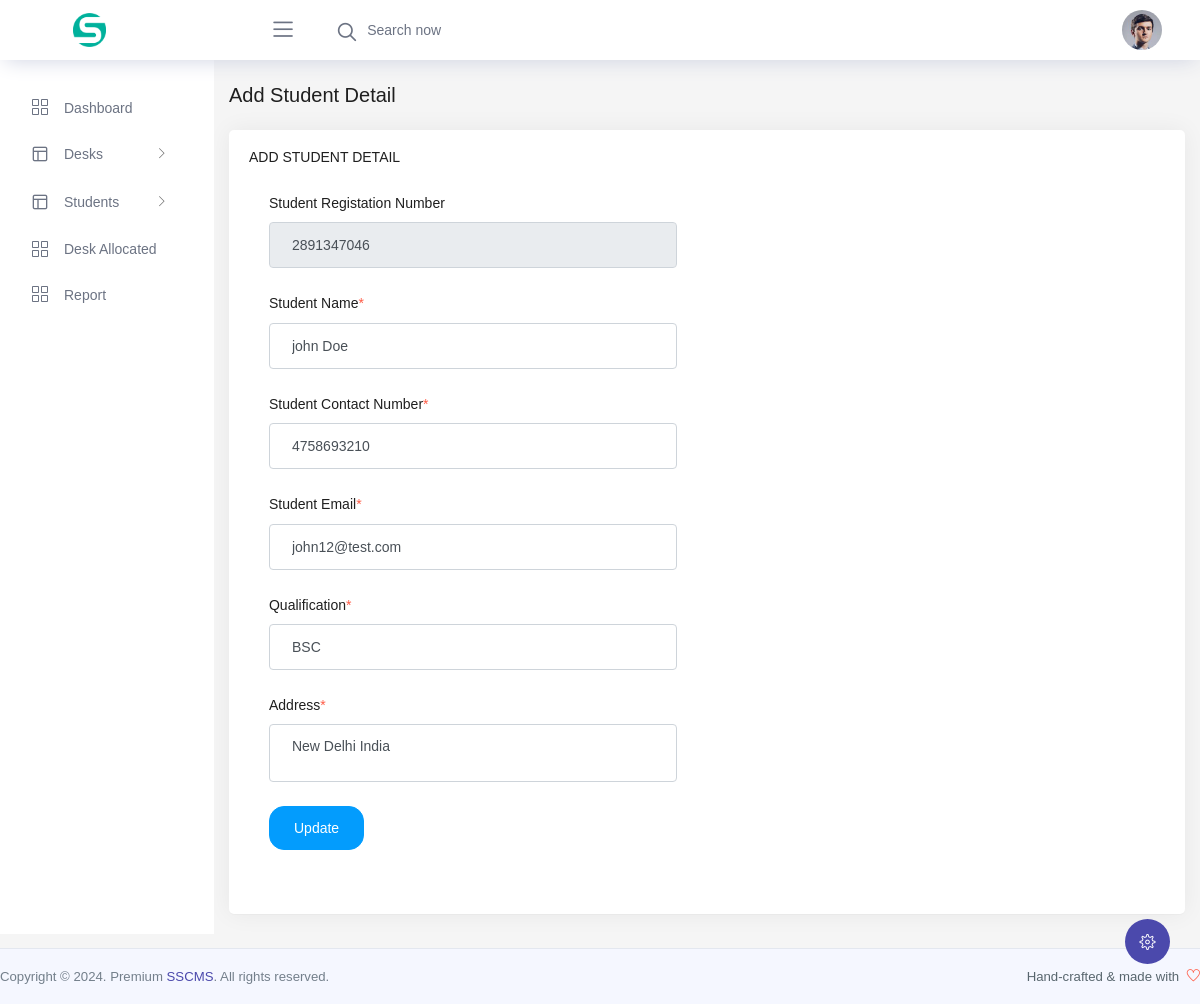
/sscms/admin/edit-student.php?stdid=2 (signed in), run on the app's committed database.
### tables this page shows
CREATE TABLE `tblstudents` (
  `id` int(11) NOT NULL,
  `registrationNumber` bigint(12) DEFAULT NULL,
  `studentName` varchar(150) DEFAULT NULL,
  `studentContactNo` bigint(12) DEFAULT NULL,
  `studentEmailId` varchar(120) DEFAULT NULL,
  `studentQualification` varchar(200) DEFAULT NULL,
  `studentAddress` mediumtext DEFAULT NULL,
  `regDate` timestamp NULL DEFAULT current_timestamp(),
  `isActive` int(11) DEFAULT NULL,
  `isDeskAssign` char(1) DEFAULT NULL
);

### sscms/admin/edit-student.php (the view, shortened to what this page needs)
<?php
include('includes/dbconnection.php');
if (strlen($_SESSION['sscmsaid']==0)) {
  header('location:logout.php');
  } else{
?>
<!doctype html>
<html lang="en">
    <head>
  <link rel="stylesheet" href="../vendors/feather/feather.css">
  <link rel="stylesheet" href="../vendors/ti-icons/css/themify-icons.css">
  <link rel="stylesheet" href="../vendors/css/vendor.bundle.base.css">
  <link rel="stylesheet" href="../vendors/select2/select2.min.css">
  <link rel="stylesheet" href="../vendors/select2-bootstrap-theme/select2-bootstrap.min.css">
  <link rel="stylesheet" href="../css/vertical-layout-light/style.css">
        <link href="assets/css/style.css" rel="stylesheet" type="text/css" />
    </head>
    <body>
<?php include_once('includes/header2.php');?>
            <div class="container">
                <div class="row">
                    <div class="col-sm-12">
                        <div class="page-title-box">
                            <h4 class="page-title">Add Student Detail</h4>
                        </div>
                    </div>
                </div>
                <div class="row">
                    <div class="col-12">
                        <div class="card-box">
                            <div class="row">
                                <div class="col-lg-6">
                                    <h4 class="header-title m-t-0">Add Student Detail</h4>
                                    <div class="p-20">
                                        <form action="#" method="post">
 <?php
$stdid=intval($_GET['stdid']);
$sql="SELECT * from tblstudents where id='$stdid'";
$query = $dbh->prepare($sql);
$query->execute();
$results=$query->fetchAll(PDO::FETCH_OBJ);
if($query->rowCount() > 0)
{
foreach($results as $row)
{          ?>
<div class="form-group">
<label for="studentname">Student Registation Number </label>
<input type="text" class="form-control" required="true" name="studentregno" value="<?php  echo htmlentities($row->registrationNumber);?>" readonly>
</div>
<div class="form-group">
<label for="studentname">Student Name<span class="text-danger">*</span></label>
<input type="text" class="form-control" value="<?php  echo htmlentities($row->studentName);?>" required="true" name="studentname">
</div>
<div class="form-group">
<label for="studentname">Student Contact  Number<span class="text-danger">*</span></label>
<input type="text" class="form-control" value="<?php  echo htmlentities($row->studentContactNo);?>" required="true" name="studentcontactno" pattern="[0-9]{10}" maxlength="10" title="10 numeric characters only">
</div>
<div class="form-group">
<label for="studentname">Student Email<span class="text-danger">*</span></label>
<input type="email" class="form-control" value="<?php  echo htmlentities($row->studentEmailId);?>" placeholder="Student Email Id" required="true" name="studentemail">
</div>
<div class="form-group">
<label for="studentname">Qualification<span class="text-danger">*</span></label>
<input type="text" class="form-control" value="<?php  echo htmlentities($row->studentQualification);?>" placeholder="Student Qualification" required="true" name="qualification">
</div>
<div class="form-group">
<label for="emailAddress">Address<span class="text-danger">*</span></label>
<textarea type="text" class="form-control"  required="true" name="address"><?php  echo htmlentities($row->studentAddress);?></textarea>
</div>
       <?php } }?>
<div class="form-group text-left m-b-0">
<button class="btn btn-primary waves-effect waves-light" type="submit" name="update">
Update</button>
                                            </div>
                                        </form>
                                    </div>
                                </div>
                            </div>
                        </div>
                    </div>
                </div>
            </div>
<?php include_once('includes/footer.php');?>
        </div>
    </body>
</html><?php }  ?>

### data on the page
tblstudents: studentregno "2891347046", studentname "john Doe", studentcontactno "4758693210", studentemail "john12@test.com", qualification "BSC", address "New Delhi India"
